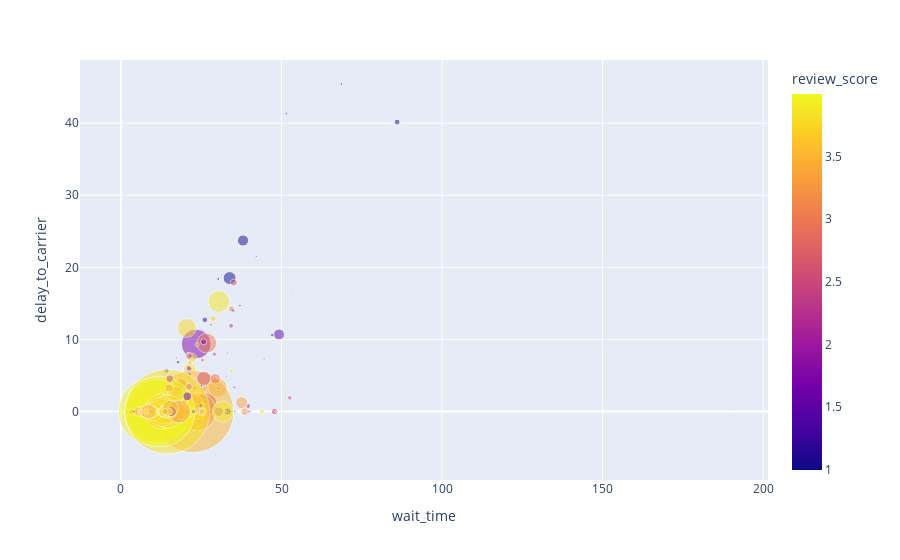

Notebook code for this chart:
### Code cell
import plotly.express as px

fig = px.scatter(
    data_frame=sellers[sellers["review_score"] < 4],
    x="wait_time",
    y="delay_to_carrier",
    size="sales",
    color="review_score",
    size_max=60,
    opacity=0.5
)
fig.show()

### Figure 1 — Plotly figure (JSON) as saved in the notebook; plotly's stock layout.template omitted (floating-point values rounded to 4 significant figures; data arrays with more than 128 entries replaced by an {"elided": "..."} marker saying what was removed)
{"data": [{"hovertemplate": "wait_time=%{x}<br>delay_to_carrier=%{y}<br>sales=%{marker.size}<br>review_score=%{marker.color}<extra></extra>", "legendgroup": "", "marker": {"color": {"elided": "919 float values"}, "coloraxis": "coloraxis", "opacity": 0.5, "size": {"elided": "919 float values"}, "sizemode": "area", "sizeref": 55.69, "symbol": "circle"}, "mode": "markers", "name": "", "orientation": "v", "showlegend": false, "type": "scatter", "x": {"elided": "919 float values"}, "xaxis": "x", "y": {"elided": "919 float values"}, "yaxis": "y"}], "layout": {"coloraxis": {"colorbar": {"title": {"text": "review_score"}}, "colorscale": [[0, "#0d0887"], [0.1111, "#46039f"], [0.2222, "#7201a8"], [0.3333, "#9c179e"], [0.4444, "#bd3786"], [0.5556, "#d8576b"], [0.6667, "#ed7953"], [0.7778, "#fb9f3a"], [0.8889, "#fdca26"], [1, "#f0f921"]]}, "legend": {"itemsizing": "constant", "tracegroupgap": 0}, "margin": {"t": 60}, "xaxis": {"anchor": "y", "domain": [0, 1], "title": {"text": "wait_time"}}, "yaxis": {"anchor": "x", "domain": [0, 1], "title": {"text": "delay_to_carrier"}}}}
